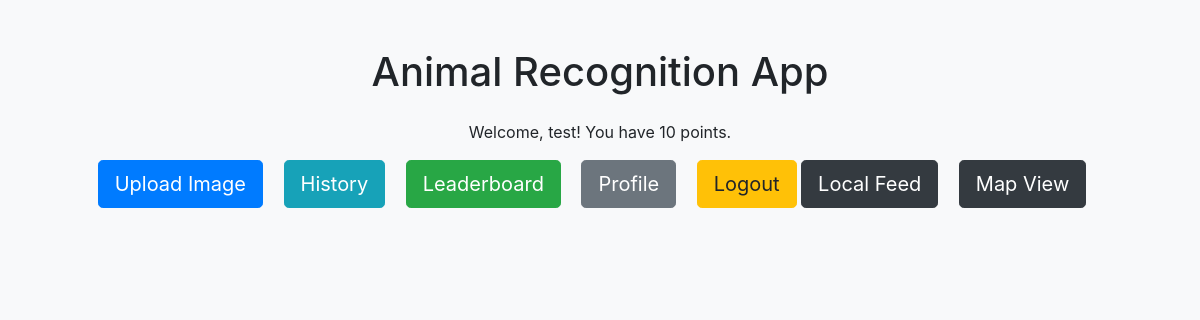
/ (signed in), run on an earlier commit of the app's database.
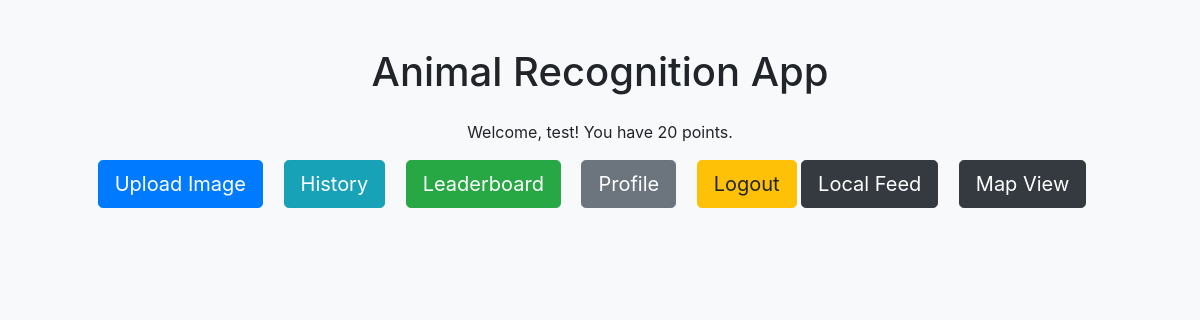
And on a later commit of the database.
### app.py (models this page shows, shortened)
class User(db.Model, UserMixin):
    id = db.Column(db.Integer, primary_key=True)
    username = db.Column(db.String(150), unique=True, nullable=False)
    password_hash = db.Column(db.String(200), nullable=False)
    points = db.Column(db.Integer, default=0)  # points earned for uploads

### app.py (the view)
@app.route('/')
def main():
    return render_template('main.html')

### app.py (called while the page is built)
@login_manager.user_loader
def load_user(user_id):
    return User.query.get(int(user_id))

### templates/main.html (shortened to what this page needs)
<!doctype html>
<html lang="en">
<head>
  <link rel="stylesheet" href="https://stackpath.bootstrapcdn.com/bootstrap/4.5.2/css/bootstrap.min.css">
</head>
<body class="bg-light">
  <div class="container text-center mt-5">
    <h1 class="mb-4">Animal Recognition App</h1>
    {% if current_user.is_authenticated %}
      <p>Welcome, {{ current_user.username }}! You have {{ current_user.points }} points.</p>
      <a href="{{ url_for('upload') }}" class="btn btn-primary btn-lg mr-3">Upload Image</a>
      <a href="{{ url_for('history') }}" class="btn btn-info btn-lg mr-3">History</a>
      <a href="{{ url_for('leaderboard') }}" class="btn btn-success btn-lg mr-3">Leaderboard</a>
      <a href="{{ url_for('profile') }}" class="btn btn-secondary btn-lg mr-3">Profile</a>
      <a href="{{ url_for('logout') }}" class="btn btn-warning btn-lg">Logout</a>
      <a href="{{ url_for('feed') }}" class="btn btn-dark btn-lg mr-3">Local Feed</a>
      <a href="{{ url_for('map_view') }}" class="btn btn-dark btn-lg mr-3">Map View</a>
    {% else %}
      <a href="{{ url_for('login') }}" class="btn btn-primary btn-lg mr-3">Login</a>
      <a href="{{ url_for('register') }}" class="btn btn-success btn-lg mr-3">Register</a>
    {% endif %}
  </div>
</body>
</html>

What changed in the data, as far as the page shows it:
changed User "test": points "10" → "20"
